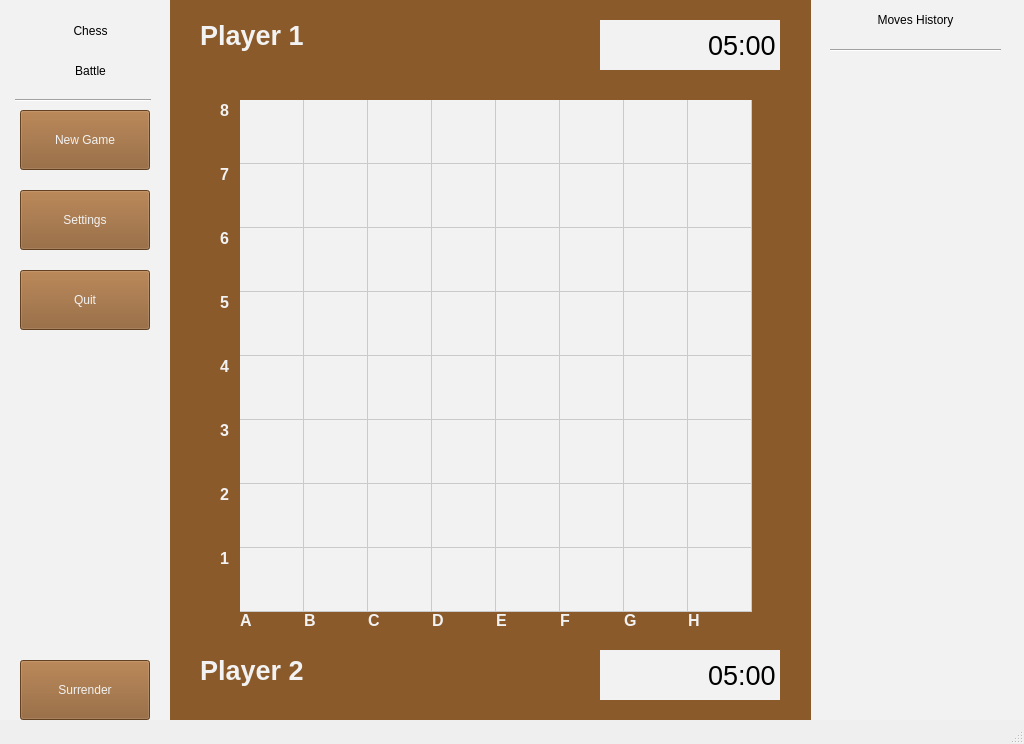
<?xml version="1.0" encoding="UTF-8"?>
<ui version="4.0">
 <class>View</class>
 <widget class="QMainWindow" name="View">
  <property name="geometry">
   <rect>
    <x>0</x>
    <y>0</y>
    <width>1024</width>
    <height>744</height>
   </rect>
  </property>
  <property name="windowTitle">
   <string>Chess Battle</string>
  </property>
  <property name="iconSize">
   <size>
    <width>30</width>
    <height>30</height>
   </size>
  </property>
  <widget class="QWidget" name="centralwidget">
   <property name="sizePolicy">
    <sizepolicy hsizetype="Fixed" vsizetype="Fixed">
     <horstretch>0</horstretch>
     <verstretch>0</verstretch>
    </sizepolicy>
   </property>
   <widget class="QWidget" name="widget" native="true">
    <property name="geometry">
     <rect>
      <x>0</x>
      <y>0</y>
      <width>170</width>
      <height>720</height>
     </rect>
    </property>
    <property name="styleSheet">
     <string notr="true">background-color: rgb(242, 242, 242);</string>
    </property>
    <widget class="QLabel" name="label">
     <property name="geometry">
      <rect>
       <x>10</x>
       <y>10</y>
       <width>161</width>
       <height>41</height>
      </rect>
     </property>
     <property name="styleSheet">
      <string notr="true">color: rgb(0, 0, 0);
font: 24pt &quot;Segoe UI&quot;;</string>
     </property>
     <property name="text">
      <string>Chess</string>
     </property>
     <property name="alignment">
      <set>Qt::AlignCenter</set>
     </property>
     <property name="wordWrap">
      <bool>true</bool>
     </property>
    </widget>
    <widget class="Line" name="line">
     <property name="geometry">
      <rect>
       <x>15</x>
       <y>90</y>
       <width>136</width>
       <height>20</height>
      </rect>
     </property>
     <property name="orientation">
      <enum>Qt::Horizontal</enum>
     </property>
    </widget>
    <widget class="QLabel" name="label_2">
     <property name="geometry">
      <rect>
       <x>10</x>
       <y>50</y>
       <width>161</width>
       <height>41</height>
      </rect>
     </property>
     <property name="styleSheet">
      <string notr="true">color: rgb(0, 0, 0);
font: 24pt &quot;Segoe UI&quot;;</string>
     </property>
     <property name="text">
      <string>Battle</string>
     </property>
     <property name="alignment">
      <set>Qt::AlignCenter</set>
     </property>
     <property name="wordWrap">
      <bool>true</bool>
     </property>
    </widget>
    <widget class="QPushButton" name="newGameBtn">
     <property name="geometry">
      <rect>
       <x>20</x>
       <y>110</y>
       <width>130</width>
       <height>60</height>
      </rect>
     </property>
     <property name="styleSheet">
      <string notr="true">background-color: rgb(139, 90, 43);
font: 12pt &quot;Segoe UI&quot;;
color: rgb(242, 242, 242);</string>
     </property>
     <property name="text">
      <string>New Game</string>
     </property>
     <property name="icon">
      <iconset theme="list-add"/>
     </property>
    </widget>
    <widget class="QPushButton" name="settingsBtn">
     <property name="geometry">
      <rect>
       <x>20</x>
       <y>190</y>
       <width>130</width>
       <height>60</height>
      </rect>
     </property>
     <property name="styleSheet">
      <string notr="true">background-color: rgb(139, 90, 43);
font: 12pt &quot;Segoe UI&quot;;
color: rgb(242, 242, 242);</string>
     </property>
     <property name="text">
      <string>Settings</string>
     </property>
     <property name="icon">
      <iconset theme="list-add"/>
     </property>
    </widget>
    <widget class="QPushButton" name="quitBtn">
     <property name="geometry">
      <rect>
       <x>20</x>
       <y>270</y>
       <width>130</width>
       <height>60</height>
      </rect>
     </property>
     <property name="styleSheet">
      <string notr="true">background-color: rgb(139, 90, 43);
font: 12pt &quot;Segoe UI&quot;;
color: rgb(242, 242, 242);</string>
     </property>
     <property name="text">
      <string>Quit</string>
     </property>
     <property name="icon">
      <iconset theme="list-add"/>
     </property>
    </widget>
    <widget class="QPushButton" name="surrenderBtn">
     <property name="geometry">
      <rect>
       <x>20</x>
       <y>660</y>
       <width>130</width>
       <height>60</height>
      </rect>
     </property>
     <property name="styleSheet">
      <string notr="true">background-color: rgb(139, 90, 43);
font: 12pt &quot;Segoe UI&quot;;
color: rgb(242, 242, 242);</string>
     </property>
     <property name="text">
      <string>Surrender</string>
     </property>
     <property name="icon">
      <iconset theme="list-add"/>
     </property>
    </widget>
    <zorder>surrenderBtn</zorder>
    <zorder>label</zorder>
    <zorder>line</zorder>
    <zorder>label_2</zorder>
    <zorder>newGameBtn</zorder>
    <zorder>settingsBtn</zorder>
    <zorder>quitBtn</zorder>
   </widget>
   <widget class="QWidget" name="widget_2" native="true">
    <property name="geometry">
     <rect>
      <x>810</x>
      <y>0</y>
      <width>230</width>
      <height>720</height>
     </rect>
    </property>
    <property name="styleSheet">
     <string notr="true">background-color: rgb(242, 242, 242);</string>
    </property>
    <widget class="Line" name="line_2">
     <property name="geometry">
      <rect>
       <x>20</x>
       <y>40</y>
       <width>171</width>
       <height>20</height>
      </rect>
     </property>
     <property name="orientation">
      <enum>Qt::Horizontal</enum>
     </property>
    </widget>
    <widget class="QLabel" name="label_3">
     <property name="geometry">
      <rect>
       <x>0</x>
       <y>0</y>
       <width>211</width>
       <height>40</height>
      </rect>
     </property>
     <property name="styleSheet">
      <string notr="true">font: 16pt &quot;Segoe UI&quot;;
color: rgb(0, 0, 0);</string>
     </property>
     <property name="text">
      <string>Moves History</string>
     </property>
     <property name="alignment">
      <set>Qt::AlignCenter</set>
     </property>
    </widget>
    <widget class="QListWidget" name="movesHistoryContainer">
     <property name="geometry">
      <rect>
       <x>24</x>
       <y>70</y>
       <width>170</width>
       <height>650</height>
      </rect>
     </property>
     <property name="frameShape">
      <enum>QFrame::NoFrame</enum>
     </property>
     <property name="lineWidth">
      <number>0</number>
     </property>
    </widget>
   </widget>
   <widget class="QWidget" name="widget_3" native="true">
    <property name="geometry">
     <rect>
      <x>170</x>
      <y>0</y>
      <width>641</width>
      <height>720</height>
     </rect>
    </property>
    <property name="styleSheet">
     <string notr="true">background-color: rgb(139, 90, 43);</string>
    </property>
    <widget class="QWidget" name="widget_4" native="true">
     <property name="geometry">
      <rect>
       <x>10</x>
       <y>20</y>
       <width>600</width>
       <height>60</height>
      </rect>
     </property>
     <widget class="QLabel" name="blackPlayerNameField">
      <property name="geometry">
       <rect>
        <x>20</x>
        <y>0</y>
        <width>180</width>
        <height>60</height>
       </rect>
      </property>
      <property name="minimumSize">
       <size>
        <width>180</width>
        <height>60</height>
       </size>
      </property>
      <property name="maximumSize">
       <size>
        <width>180</width>
        <height>60</height>
       </size>
      </property>
      <property name="font">
       <font>
        <pointsize>20</pointsize>
        <bold>true</bold>
       </font>
      </property>
      <property name="styleSheet">
       <string notr="true">color: rgb(242, 242, 242);</string>
      </property>
      <property name="text">
       <string>Player 1</string>
      </property>
      <property name="pixmap">
       <pixmap>:/images/assets/white_tower.png</pixmap>
      </property>
      <property name="alignment">
       <set>Qt::AlignLeading|Qt::AlignLeft|Qt::AlignTop</set>
      </property>
     </widget>
     <widget class="QTimeEdit" name="player_1_timer">
      <property name="geometry">
       <rect>
        <x>420</x>
        <y>0</y>
        <width>180</width>
        <height>50</height>
       </rect>
      </property>
      <property name="minimumSize">
       <size>
        <width>180</width>
        <height>50</height>
       </size>
      </property>
      <property name="maximumSize">
       <size>
        <width>180</width>
        <height>50</height>
       </size>
      </property>
      <property name="font">
       <font>
        <pointsize>20</pointsize>
        <bold>false</bold>
       </font>
      </property>
      <property name="focusPolicy">
       <enum>Qt::WheelFocus</enum>
      </property>
      <property name="styleSheet">
       <string notr="true">background-color: rgb(242, 242, 242);
selection-background-color: rgba(255, 255, 255, 0);
selection-color: rgb(0, 0, 0);
color: rgb(0, 0, 0);</string>
      </property>
      <property name="frame">
       <bool>false</bool>
      </property>
      <property name="alignment">
       <set>Qt::AlignRight|Qt::AlignTrailing|Qt::AlignVCenter</set>
      </property>
      <property name="readOnly">
       <bool>true</bool>
      </property>
      <property name="buttonSymbols">
       <enum>QAbstractSpinBox::NoButtons</enum>
      </property>
      <property name="showGroupSeparator" stdset="0">
       <bool>false</bool>
      </property>
      <property name="displayFormat">
       <string>mm:ss</string>
      </property>
      <property name="time">
       <time>
        <hour>0</hour>
        <minute>5</minute>
        <second>0</second>
       </time>
      </property>
     </widget>
     <zorder>player_1_timer</zorder>
     <zorder>blackPlayerNameField</zorder>
    </widget>
    <widget class="QWidget" name="widget_5" native="true">
     <property name="geometry">
      <rect>
       <x>10</x>
       <y>640</y>
       <width>600</width>
       <height>60</height>
      </rect>
     </property>
     <widget class="QTimeEdit" name="player_2_timer">
      <property name="geometry">
       <rect>
        <x>420</x>
        <y>10</y>
        <width>180</width>
        <height>50</height>
       </rect>
      </property>
      <property name="minimumSize">
       <size>
        <width>180</width>
        <height>50</height>
       </size>
      </property>
      <property name="maximumSize">
       <size>
        <width>180</width>
        <height>50</height>
       </size>
      </property>
      <property name="font">
       <font>
        <pointsize>20</pointsize>
        <bold>false</bold>
       </font>
      </property>
      <property name="focusPolicy">
       <enum>Qt::WheelFocus</enum>
      </property>
      <property name="styleSheet">
       <string notr="true">background-color: rgb(242, 242, 242);
border-color: rgba(255, 255, 255, 0);
selection-color: rgba(0, 0, 0, 255);
selection-background-color: rgba(255, 255, 255, 0);
color: rgb(0, 0, 0);</string>
      </property>
      <property name="inputMethodHints">
       <set>Qt::ImhPreferNumbers</set>
      </property>
      <property name="frame">
       <bool>false</bool>
      </property>
      <property name="alignment">
       <set>Qt::AlignRight|Qt::AlignTrailing|Qt::AlignVCenter</set>
      </property>
      <property name="readOnly">
       <bool>true</bool>
      </property>
      <property name="buttonSymbols">
       <enum>QAbstractSpinBox::NoButtons</enum>
      </property>
      <property name="showGroupSeparator" stdset="0">
       <bool>false</bool>
      </property>
      <property name="dateTime">
       <datetime>
        <hour>0</hour>
        <minute>5</minute>
        <second>0</second>
        <year>1999</year>
        <month>12</month>
        <day>29</day>
       </datetime>
      </property>
      <property name="minimumTime">
       <time>
        <hour>0</hour>
        <minute>0</minute>
        <second>0</second>
       </time>
      </property>
      <property name="displayFormat">
       <string>mm:ss</string>
      </property>
      <property name="time">
       <time>
        <hour>0</hour>
        <minute>5</minute>
        <second>0</second>
       </time>
      </property>
     </widget>
     <widget class="QLabel" name="whitePlayerNameField">
      <property name="geometry">
       <rect>
        <x>20</x>
        <y>0</y>
        <width>180</width>
        <height>60</height>
       </rect>
      </property>
      <property name="minimumSize">
       <size>
        <width>180</width>
        <height>60</height>
       </size>
      </property>
      <property name="maximumSize">
       <size>
        <width>180</width>
        <height>60</height>
       </size>
      </property>
      <property name="font">
       <font>
        <pointsize>20</pointsize>
        <bold>true</bold>
       </font>
      </property>
      <property name="styleSheet">
       <string notr="true">color: rgb(242, 242, 242);</string>
      </property>
      <property name="text">
       <string>Player 2</string>
      </property>
     </widget>
    </widget>
    <widget class="QLabel" name="label_8">
     <property name="geometry">
      <rect>
       <x>70</x>
       <y>610</y>
       <width>64</width>
       <height>20</height>
      </rect>
     </property>
     <property name="font">
      <font>
       <pointsize>12</pointsize>
       <bold>true</bold>
      </font>
     </property>
     <property name="styleSheet">
      <string notr="true">color: rgb(242, 242, 242);</string>
     </property>
     <property name="text">
      <string>A</string>
     </property>
    </widget>
    <widget class="QLabel" name="label_9">
     <property name="geometry">
      <rect>
       <x>134</x>
       <y>610</y>
       <width>64</width>
       <height>20</height>
      </rect>
     </property>
     <property name="font">
      <font>
       <pointsize>12</pointsize>
       <bold>true</bold>
      </font>
     </property>
     <property name="styleSheet">
      <string notr="true">color: rgb(242, 242, 242);</string>
     </property>
     <property name="text">
      <string>B</string>
     </property>
    </widget>
    <widget class="QLabel" name="label_10">
     <property name="geometry">
      <rect>
       <x>198</x>
       <y>610</y>
       <width>64</width>
       <height>20</height>
      </rect>
     </property>
     <property name="font">
      <font>
       <pointsize>12</pointsize>
       <bold>true</bold>
      </font>
     </property>
     <property name="styleSheet">
      <string notr="true">color: rgb(242, 242, 242);</string>
     </property>
     <property name="text">
      <string>C</string>
     </property>
    </widget>
    <widget class="QLabel" name="label_11">
     <property name="geometry">
      <rect>
       <x>262</x>
       <y>610</y>
       <width>62</width>
       <height>20</height>
      </rect>
     </property>
     <property name="font">
      <font>
       <pointsize>12</pointsize>
       <bold>true</bold>
      </font>
     </property>
     <property name="styleSheet">
      <string notr="true">color: rgb(242, 242, 242);</string>
     </property>
     <property name="text">
      <string>D</string>
     </property>
    </widget>
    <widget class="QLabel" name="label_12">
     <property name="geometry">
      <rect>
       <x>326</x>
       <y>610</y>
       <width>64</width>
       <height>20</height>
      </rect>
     </property>
     <property name="font">
      <font>
       <pointsize>12</pointsize>
       <bold>true</bold>
      </font>
     </property>
     <property name="styleSheet">
      <string notr="true">color: rgb(242, 242, 242);</string>
     </property>
     <property name="text">
      <string>E</string>
     </property>
    </widget>
    <widget class="QLabel" name="label_13">
     <property name="geometry">
      <rect>
       <x>390</x>
       <y>610</y>
       <width>64</width>
       <height>20</height>
      </rect>
     </property>
     <property name="font">
      <font>
       <pointsize>12</pointsize>
       <bold>true</bold>
      </font>
     </property>
     <property name="styleSheet">
      <string notr="true">color: rgb(242, 242, 242);</string>
     </property>
     <property name="text">
      <string>F</string>
     </property>
    </widget>
    <widget class="QLabel" name="label_14">
     <property name="geometry">
      <rect>
       <x>454</x>
       <y>610</y>
       <width>64</width>
       <height>20</height>
      </rect>
     </property>
     <property name="font">
      <font>
       <pointsize>12</pointsize>
       <bold>true</bold>
      </font>
     </property>
     <property name="styleSheet">
      <string notr="true">color: rgb(242, 242, 242);</string>
     </property>
     <property name="text">
      <string>G</string>
     </property>
    </widget>
    <widget class="QLabel" name="label_15">
     <property name="geometry">
      <rect>
       <x>518</x>
       <y>610</y>
       <width>64</width>
       <height>20</height>
      </rect>
     </property>
     <property name="font">
      <font>
       <pointsize>12</pointsize>
       <bold>true</bold>
      </font>
     </property>
     <property name="styleSheet">
      <string notr="true">color: rgb(242, 242, 242);</string>
     </property>
     <property name="text">
      <string>H</string>
     </property>
    </widget>
    <widget class="QLabel" name="label_16">
     <property name="geometry">
      <rect>
       <x>50</x>
       <y>548</y>
       <width>16</width>
       <height>20</height>
      </rect>
     </property>
     <property name="font">
      <font>
       <pointsize>12</pointsize>
       <bold>true</bold>
      </font>
     </property>
     <property name="styleSheet">
      <string notr="true">color: rgb(242, 242, 242);</string>
     </property>
     <property name="text">
      <string>1</string>
     </property>
    </widget>
    <widget class="QLabel" name="label_17">
     <property name="geometry">
      <rect>
       <x>50</x>
       <y>484</y>
       <width>16</width>
       <height>20</height>
      </rect>
     </property>
     <property name="font">
      <font>
       <pointsize>12</pointsize>
       <bold>true</bold>
      </font>
     </property>
     <property name="styleSheet">
      <string notr="true">color: rgb(242, 242, 242);</string>
     </property>
     <property name="text">
      <string>2</string>
     </property>
    </widget>
    <widget class="QLabel" name="label_18">
     <property name="geometry">
      <rect>
       <x>50</x>
       <y>420</y>
       <width>16</width>
       <height>20</height>
      </rect>
     </property>
     <property name="font">
      <font>
       <pointsize>12</pointsize>
       <bold>true</bold>
      </font>
     </property>
     <property name="styleSheet">
      <string notr="true">color: rgb(242, 242, 242);</string>
     </property>
     <property name="text">
      <string>3</string>
     </property>
    </widget>
    <widget class="QLabel" name="label_19">
     <property name="geometry">
      <rect>
       <x>50</x>
       <y>356</y>
       <width>16</width>
       <height>20</height>
      </rect>
     </property>
     <property name="font">
      <font>
       <pointsize>12</pointsize>
       <bold>true</bold>
      </font>
     </property>
     <property name="styleSheet">
      <string notr="true">color: rgb(242, 242, 242);</string>
     </property>
     <property name="text">
      <string>4</string>
     </property>
    </widget>
    <widget class="QLabel" name="label_20">
     <property name="geometry">
      <rect>
       <x>50</x>
       <y>292</y>
       <width>16</width>
       <height>20</height>
      </rect>
     </property>
     <property name="font">
      <font>
       <pointsize>12</pointsize>
       <bold>true</bold>
      </font>
     </property>
     <property name="styleSheet">
      <string notr="true">color: rgb(242, 242, 242);</string>
     </property>
     <property name="text">
      <string>5</string>
     </property>
    </widget>
    <widget class="QLabel" name="label_21">
     <property name="geometry">
      <rect>
       <x>50</x>
       <y>228</y>
       <width>16</width>
       <height>20</height>
      </rect>
     </property>
     <property name="font">
      <font>
       <pointsize>12</pointsize>
       <bold>true</bold>
      </font>
     </property>
     <property name="styleSheet">
      <string notr="true">color: rgb(242, 242, 242);</string>
     </property>
     <property name="text">
      <string>6</string>
     </property>
    </widget>
    <widget class="QLabel" name="label_22">
     <property name="geometry">
      <rect>
       <x>50</x>
       <y>164</y>
       <width>16</width>
       <height>20</height>
      </rect>
     </property>
     <property name="font">
      <font>
       <pointsize>12</pointsize>
       <bold>true</bold>
      </font>
     </property>
     <property name="styleSheet">
      <string notr="true">color: rgb(242, 242, 242);</string>
     </property>
     <property name="text">
      <string>7</string>
     </property>
    </widget>
    <widget class="QLabel" name="label_23">
     <property name="geometry">
      <rect>
       <x>50</x>
       <y>100</y>
       <width>16</width>
       <height>20</height>
      </rect>
     </property>
     <property name="font">
      <font>
       <pointsize>12</pointsize>
       <bold>true</bold>
      </font>
     </property>
     <property name="styleSheet">
      <string notr="true">color: rgb(242, 242, 242);</string>
     </property>
     <property name="text">
      <string>8</string>
     </property>
    </widget>
    <widget class="QTableWidget" name="chessBoardTable">
     <property name="geometry">
      <rect>
       <x>70</x>
       <y>100</y>
       <width>512</width>
       <height>512</height>
      </rect>
     </property>
     <property name="styleSheet">
      <string notr="true">background-color: rgb(242, 242, 242);
border-color: rgba(255, 255, 255,0);</string>
     </property>
     <property name="frameShape">
      <enum>QFrame::NoFrame</enum>
     </property>
     <property name="frameShadow">
      <enum>QFrame::Plain</enum>
     </property>
     <property name="lineWidth">
      <number>0</number>
     </property>
     <property name="verticalScrollBarPolicy">
      <enum>Qt::ScrollBarAlwaysOff</enum>
     </property>
     <property name="horizontalScrollBarPolicy">
      <enum>Qt::ScrollBarAlwaysOff</enum>
     </property>
     <property name="autoScroll">
      <bool>true</bool>
     </property>
     <property name="gridStyle">
      <enum>Qt::SolidLine</enum>
     </property>
     <property name="rowCount">
      <number>8</number>
     </property>
     <property name="columnCount">
      <number>8</number>
     </property>
     <attribute name="horizontalHeaderVisible">
      <bool>false</bool>
     </attribute>
     <attribute name="horizontalHeaderMinimumSectionSize">
      <number>64</number>
     </attribute>
     <attribute name="horizontalHeaderDefaultSectionSize">
      <number>64</number>
     </attribute>
     <attribute name="horizontalHeaderHighlightSections">
      <bool>false</bool>
     </attribute>
     <attribute name="verticalHeaderVisible">
      <bool>false</bool>
     </attribute>
     <attribute name="verticalHeaderMinimumSectionSize">
      <number>64</number>
     </attribute>
     <attribute name="verticalHeaderDefaultSectionSize">
      <number>64</number>
     </attribute>
     <attribute name="verticalHeaderHighlightSections">
      <bool>false</bool>
     </attribute>
     <row/>
     <row/>
     <row/>
     <row/>
     <row/>
     <row/>
     <row/>
     <row/>
     <column/>
     <column/>
     <column/>
     <column/>
     <column/>
     <column/>
     <column/>
     <column/>
     <item row="0" column="1">
      <property name="text">
       <string/>
      </property>
      <property name="background">
       <brush brushstyle="NoBrush">
        <color alpha="255">
         <red>0</red>
         <green>0</green>
         <blue>0</blue>
        </color>
       </brush>
      </property>
     </item>
     <item row="7" column="0">
      <property name="text">
       <string/>
      </property>
      <property name="background">
       <brush brushstyle="NoBrush">
        <color alpha="255">
         <red>51</red>
         <green>51</green>
         <blue>51</blue>
        </color>
       </brush>
      </property>
     </item>
     <item row="7" column="1">
      <property name="text">
       <string/>
      </property>
      <property name="background">
       <brush brushstyle="NoBrush">
        <color alpha="255">
         <red>242</red>
         <green>242</green>
         <blue>242</blue>
        </color>
       </brush>
      </property>
     </item>
     <item row="7" column="2">
      <property name="text">
       <string/>
      </property>
      <property name="background">
       <brush brushstyle="NoBrush">
        <color alpha="255">
         <red>51</red>
         <green>51</green>
         <blue>51</blue>
        </color>
       </brush>
      </property>
      <property name="foreground">
       <brush brushstyle="NoBrush">
        <color alpha="255">
         <red>51</red>
         <green>51</green>
         <blue>51</blue>
        </color>
       </brush>
      </property>
     </item>
     <item row="7" column="3">
      <property name="text">
       <string/>
      </property>
      <property name="background">
       <brush brushstyle="NoBrush">
        <color alpha="255">
         <red>242</red>
         <green>242</green>
         <blue>242</blue>
        </color>
       </brush>
      </property>
     </item>
     <item row="7" column="4">
      <property name="text">
       <string/>
      </property>
      <property name="background">
       <brush brushstyle="NoBrush">
        <color alpha="255">
         <red>0</red>
         <green>0</green>
         <blue>0</blue>
        </color>
       </brush>
      </property>
     </item>
    </widget>
   </widget>
   <zorder>widget_2</zorder>
   <zorder>widget</zorder>
   <zorder>widget_3</zorder>
  </widget>
  <widget class="QStatusBar" name="statusbar"/>
 </widget>
 <resources/>
 <connections/>
</ui>
